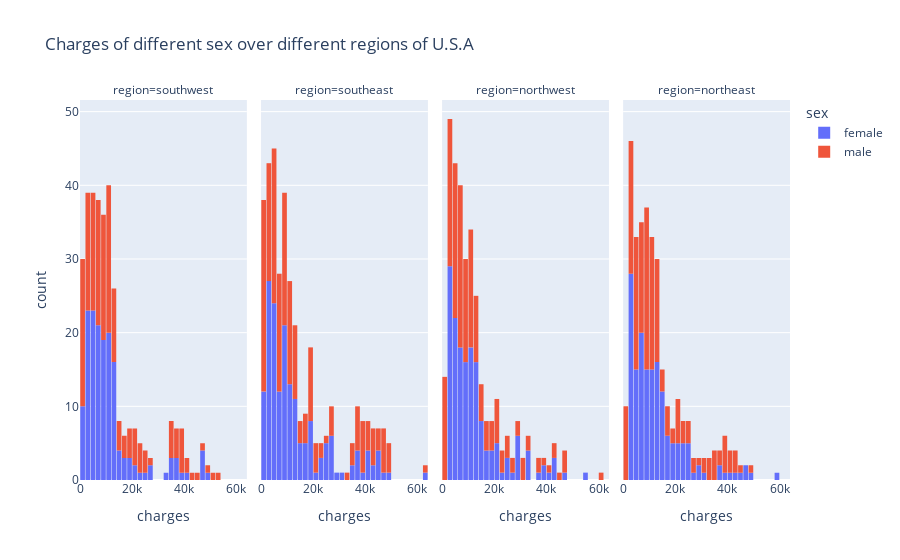

The code cell stored with this chart in its notebook:
### Code cell
fig = px.histogram(data,
                    x = "charges",
                    color = "sex",
                    facet_col = "region",
                    title = "Charges of different sex over different regions of U.S.A")
fig.update_layout(bargap=0.1)
fig.show()

### Figure 1 — Plotly figure (JSON) as saved in the notebook; plotly's stock layout.template omitted (floating-point values rounded to 4 significant figures; data arrays with more than 128 entries replaced by an {"elided": "..."} marker saying what was removed)
{"data": [{"alignmentgroup": "True", "bingroup": "x", "hovertemplate": "sex=female<br>region=southwest<br>charges=%{x}<br>count=%{y}<extra></extra>", "legendgroup": "female", "marker": {"color": "#636efa", "pattern": {"shape": ""}}, "name": "female", "offsetgroup": "female", "orientation": "v", "showlegend": true, "type": "histogram", "x": {"elided": "162 float values"}, "xaxis": "x", "yaxis": "y"}, {"alignmentgroup": "True", "bingroup": "x", "hovertemplate": "sex=female<br>region=southeast<br>charges=%{x}<br>count=%{y}<extra></extra>", "legendgroup": "female", "marker": {"color": "#636efa", "pattern": {"shape": ""}}, "name": "female", "offsetgroup": "female", "orientation": "v", "showlegend": false, "type": "histogram", "x": {"elided": "175 float values"}, "xaxis": "x2", "yaxis": "y2"}, {"alignmentgroup": "True", "bingroup": "x", "hovertemplate": "sex=female<br>region=northwest<br>charges=%{x}<br>count=%{y}<extra></extra>", "legendgroup": "female", "marker": {"color": "#636efa", "pattern": {"shape": ""}}, "name": "female", "offsetgroup": "female", "orientation": "v", "showlegend": false, "type": "histogram", "x": {"elided": "164 float values"}, "xaxis": "x3", "yaxis": "y3"}, {"alignmentgroup": "True", "bingroup": "x", "hovertemplate": "sex=female<br>region=northeast<br>charges=%{x}<br>count=%{y}<extra></extra>", "legendgroup": "female", "marker": {"color": "#636efa", "pattern": {"shape": ""}}, "name": "female", "offsetgroup": "female", "orientation": "v", "showlegend": false, "type": "histogram", "x": {"elided": "161 float values"}, "xaxis": "x4", "yaxis": "y4"}, {"alignmentgroup": "True", "bingroup": "x", "hovertemplate": "sex=male<br>region=southwest<br>charges=%{x}<br>count=%{y}<extra></extra>", "legendgroup": "male", "marker": {"color": "#EF553B", "pattern": {"shape": ""}}, "name": "male", "offsetgroup": "male", "orientation": "v", "showlegend": true, "type": "histogram", "x": {"elided": "163 float values"}, "xaxis": "x", "yaxis": "y"}, {"alignmentgroup": "True", "bingroup": "x", "hovertemplate": "sex=male<br>region=southeast<br>charges=%{x}<br>count=%{y}<extra></extra>", "legendgroup": "male", "marker": {"color": "#EF553B", "pattern": {"shape": ""}}, "name": "male", "offsetgroup": "male", "orientation": "v", "showlegend": false, "type": "histogram", "x": {"elided": "189 float values"}, "xaxis": "x2", "yaxis": "y2"}, {"alignmentgroup": "True", "bingroup": "x", "hovertemplate": "sex=male<br>region=northwest<br>charges=%{x}<br>count=%{y}<extra></extra>", "legendgroup": "male", "marker": {"color": "#EF553B", "pattern": {"shape": ""}}, "name": "male", "offsetgroup": "male", "orientation": "v", "showlegend": false, "type": "histogram", "x": {"elided": "161 float values"}, "xaxis": "x3", "yaxis": "y3"}, {"alignmentgroup": "True", "bingroup": "x", "hovertemplate": "sex=male<br>region=northeast<br>charges=%{x}<br>count=%{y}<extra></extra>", "legendgroup": "male", "marker": {"color": "#EF553B", "pattern": {"shape": ""}}, "name": "male", "offsetgroup": "male", "orientation": "v", "showlegend": false, "type": "histogram", "x": {"elided": "163 float values"}, "xaxis": "x4", "yaxis": "y4"}], "layout": {"annotations": [{"font": {}, "showarrow": false, "text": "region=southwest", "x": 0.1175, "xanchor": "center", "xref": "paper", "y": 1, "yanchor": "bottom", "yref": "paper"}, {"font": {}, "showarrow": false, "text": "region=southeast", "x": 0.3725, "xanchor": "center", "xref": "paper", "y": 1, "yanchor": "bottom", "yref": "paper"}, {"font": {}, "showarrow": false, "text": "region=northwest", "x": 0.6275, "xanchor": "center", "xref": "paper", "y": 1, "yanchor": "bottom", "yref": "paper"}, {"font": {}, "showarrow": false, "text": "region=northeast", "x": 0.8825, "xanchor": "center", "xref": "paper", "y": 1, "yanchor": "bottom", "yref": "paper"}], "bargap": 0.1, "barmode": "relative", "legend": {"title": {"text": "sex"}, "tracegroupgap": 0}, "title": {"text": "Charges of different sex over different regions of U.S.A"}, "xaxis": {"anchor": "y", "domain": [0, 0.235], "title": {"text": "charges"}}, "xaxis2": {"anchor": "y2", "domain": [0.255, 0.49], "matches": "x", "title": {"text": "charges"}}, "xaxis3": {"anchor": "y3", "domain": [0.51, 0.745], "matches": "x", "title": {"text": "charges"}}, "xaxis4": {"anchor": "y4", "domain": [0.765, 1.0], "matches": "x", "title": {"text": "charges"}}, "yaxis": {"anchor": "x", "domain": [0, 1], "title": {"text": "count"}}, "yaxis2": {"anchor": "x2", "domain": [0, 1], "matches": "y", "showticklabels": false}, "yaxis3": {"anchor": "x3", "domain": [0, 1], "matches": "y", "showticklabels": false}, "yaxis4": {"anchor": "x4", "domain": [0, 1], "matches": "y", "showticklabels": false}}}
